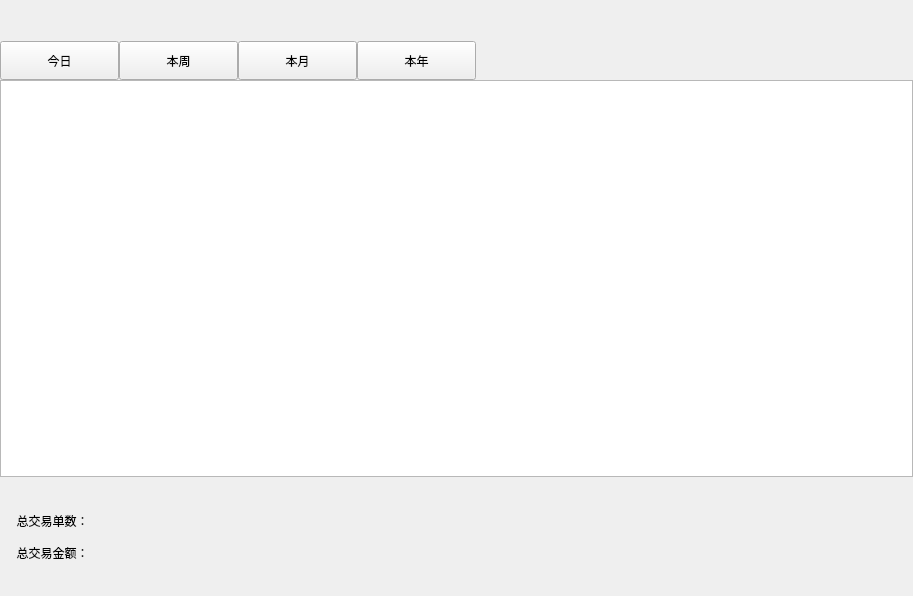
<?xml version="1.0" encoding="UTF-8"?>
<ui version="4.0">
 <class>Form</class>
 <widget class="QWidget" name="Form">
  <property name="geometry">
   <rect>
    <x>0</x>
    <y>0</y>
    <width>913</width>
    <height>596</height>
   </rect>
  </property>
  <property name="windowTitle">
   <string>Form</string>
  </property>
  <widget class="QWidget" name="layoutWidget">
   <property name="geometry">
    <rect>
     <x>0</x>
     <y>0</y>
     <width>913</width>
     <height>596</height>
    </rect>
   </property>
   <layout class="QVBoxLayout" name="verticalLayout_4">
    <property name="spacing">
     <number>0</number>
    </property>
    <item>
     <layout class="QHBoxLayout" name="horizontalLayout_9">
      <item>
       <widget class="QLabel" name="label">
        <property name="minimumSize">
         <size>
          <width>151</width>
          <height>41</height>
         </size>
        </property>
        <property name="maximumSize">
         <size>
          <width>151</width>
          <height>41</height>
         </size>
        </property>
        <property name="text">
         <string/>
        </property>
       </widget>
      </item>
      <item>
       <spacer name="horizontalSpacer_9">
        <property name="orientation">
         <enum>Qt::Horizontal</enum>
        </property>
        <property name="sizeHint" stdset="0">
         <size>
          <width>40</width>
          <height>20</height>
         </size>
        </property>
       </spacer>
      </item>
     </layout>
    </item>
    <item>
     <layout class="QHBoxLayout" name="horizontalLayout_5">
      <property name="spacing">
       <number>0</number>
      </property>
      <item>
       <widget class="QPushButton" name="today">
        <property name="minimumSize">
         <size>
          <width>119</width>
          <height>39</height>
         </size>
        </property>
        <property name="maximumSize">
         <size>
          <width>119</width>
          <height>39</height>
         </size>
        </property>
        <property name="text">
         <string>今日</string>
        </property>
       </widget>
      </item>
      <item>
       <widget class="QPushButton" name="week">
        <property name="sizePolicy">
         <sizepolicy hsizetype="Minimum" vsizetype="Expanding">
          <horstretch>0</horstretch>
          <verstretch>0</verstretch>
         </sizepolicy>
        </property>
        <property name="minimumSize">
         <size>
          <width>119</width>
          <height>39</height>
         </size>
        </property>
        <property name="maximumSize">
         <size>
          <width>119</width>
          <height>39</height>
         </size>
        </property>
        <property name="text">
         <string>本周</string>
        </property>
       </widget>
      </item>
      <item>
       <widget class="QPushButton" name="month">
        <property name="sizePolicy">
         <sizepolicy hsizetype="Minimum" vsizetype="Expanding">
          <horstretch>0</horstretch>
          <verstretch>0</verstretch>
         </sizepolicy>
        </property>
        <property name="minimumSize">
         <size>
          <width>119</width>
          <height>39</height>
         </size>
        </property>
        <property name="maximumSize">
         <size>
          <width>119</width>
          <height>39</height>
         </size>
        </property>
        <property name="text">
         <string>本月</string>
        </property>
       </widget>
      </item>
      <item>
       <widget class="QPushButton" name="year">
        <property name="sizePolicy">
         <sizepolicy hsizetype="Minimum" vsizetype="Expanding">
          <horstretch>0</horstretch>
          <verstretch>0</verstretch>
         </sizepolicy>
        </property>
        <property name="minimumSize">
         <size>
          <width>119</width>
          <height>39</height>
         </size>
        </property>
        <property name="maximumSize">
         <size>
          <width>119</width>
          <height>39</height>
         </size>
        </property>
        <property name="text">
         <string>本年</string>
        </property>
       </widget>
      </item>
      <item>
       <spacer name="horizontalSpacer_10">
        <property name="orientation">
         <enum>Qt::Horizontal</enum>
        </property>
        <property name="sizeHint" stdset="0">
         <size>
          <width>40</width>
          <height>20</height>
         </size>
        </property>
       </spacer>
      </item>
     </layout>
    </item>
    <item>
     <widget class="QTableView" name="yejiTable">
      <property name="minimumSize">
       <size>
        <width>911</width>
        <height>391</height>
       </size>
      </property>
     </widget>
    </item>
    <item>
     <layout class="QHBoxLayout" name="horizontalLayout_6">
      <item>
       <widget class="QLabel" name="jiaoyiPrice">
        <property name="minimumSize">
         <size>
          <width>181</width>
          <height>119</height>
         </size>
        </property>
        <property name="maximumSize">
         <size>
          <width>181</width>
          <height>119</height>
         </size>
        </property>
        <property name="text">
         <string>     总交易单数：

     总交易金额：</string>
        </property>
       </widget>
      </item>
      <item>
       <spacer name="horizontalSpacer_22">
        <property name="orientation">
         <enum>Qt::Horizontal</enum>
        </property>
        <property name="sizeHint" stdset="0">
         <size>
          <width>40</width>
          <height>20</height>
         </size>
        </property>
       </spacer>
      </item>
     </layout>
    </item>
   </layout>
  </widget>
 </widget>
 <resources/>
 <connections/>
</ui>
